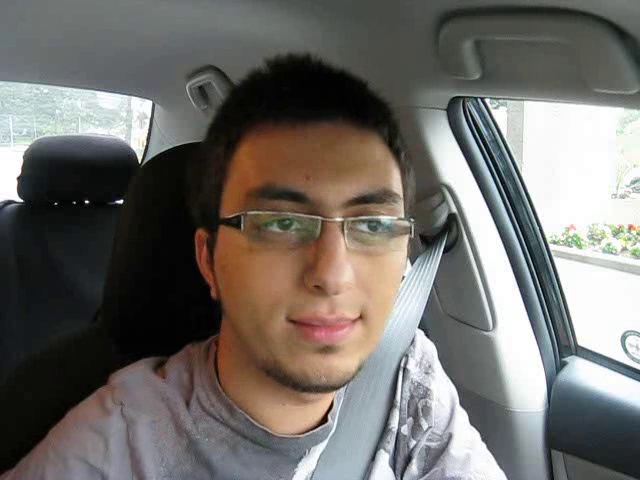
#> input picture dataset/0-18/no_yawn/1536 - Copy.jpg, 640 x 480 px; its folder holds only this picture in this run
$ python 'sleep and age detection.py'
#> lines starting #> are read from the running program, lines starting #| are printed output that depends on the picture
import os
import cv2
import numpy as np
from sklearn.model_selection import train_test_split
from sklearn.svm import SVC
from sklearn.metrics import accuracy_score
import joblib

# Used an image loding function from one of my older projects( Attempt 12)
def load_data(dataset_path):
#> called with dataset_path = 'dataset'
    images = []
    labels = []
    for age_folder in os.listdir(dataset_path):
        age_folder_path = os.path.join(dataset_path, age_folder)
        if os.path.isdir(age_folder_path):
            for yawning_status in os.listdir(age_folder_path):
                yawning_status_path = os.path.join(age_folder_path, yawning_status)
                if os.path.isdir(yawning_status_path):
                    label = 1 if yawning_status == 'yawn' else 0
                    for image_file in os.listdir(yawning_status_path):
                        image_path = os.path.join(yawning_status_path, image_file)
                        image = cv2.imread(image_path)
#> image is the input picture: shape (480, 640, 3); mean B, G, R 105.6, 109.7, 113
                        image = cv2.resize(image, (100, 100))
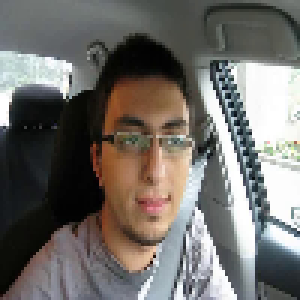
#> image: shape (100, 100, 3) (shown 3 times larger); mean B, G, R 105.5, 109.6, 112.9
                        images.append(image)
                        labels.append(int(age_folder.split('-')[0]))
    return np.array(images), np.array(labels)

# dataset
dataset_path = "dataset"
images, labels = load_data(dataset_path)

# Split ->> training and testing sets
X_train, X_test, y_train, y_test = train_test_split(images, labels, test_size=0.2, random_state=42)

# convert to gray
X_train_gray = np.mean(X_train, axis=3, keepdims=True)
X_test_gray = np.mean(X_test, axis=3, keepdims=True)

# Flatten
X_train_flat = X_train_gray.reshape(X_train_gray.shape[0], -1)
X_test_flat = X_test_gray.reshape(X_test_gray.shape[0], -1)

#  used SVM here for age (attempt 4)
svm_age_classifier = SVC(kernel='linear', random_state=42)
#> (the run stopped early here; a loop or call above may not have finished)

$ run again, on dataset/0-18/yawn/315 - Copy.jpg
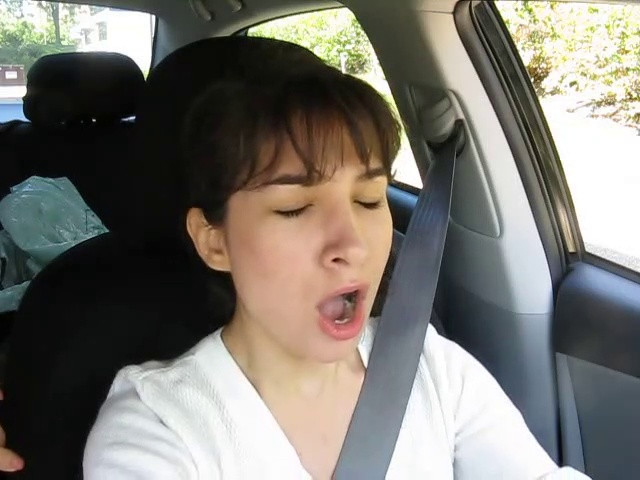
#> input picture dataset/0-18/yawn/315 - Copy.jpg, 640 x 480 px
#> in load_data, image is the input picture: shape (480, 640, 3); mean B, G, R 111.2, 117.9, 120.9
#> in load_data, `image = cv2.resize(image, (100, 100))`:
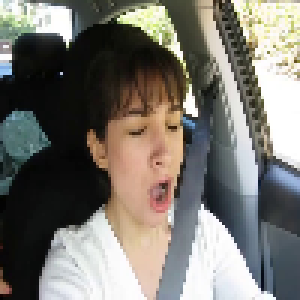
#> image: shape (100, 100, 3) (shown 3 times larger); mean B, G, R 111, 117.7, 120.7
